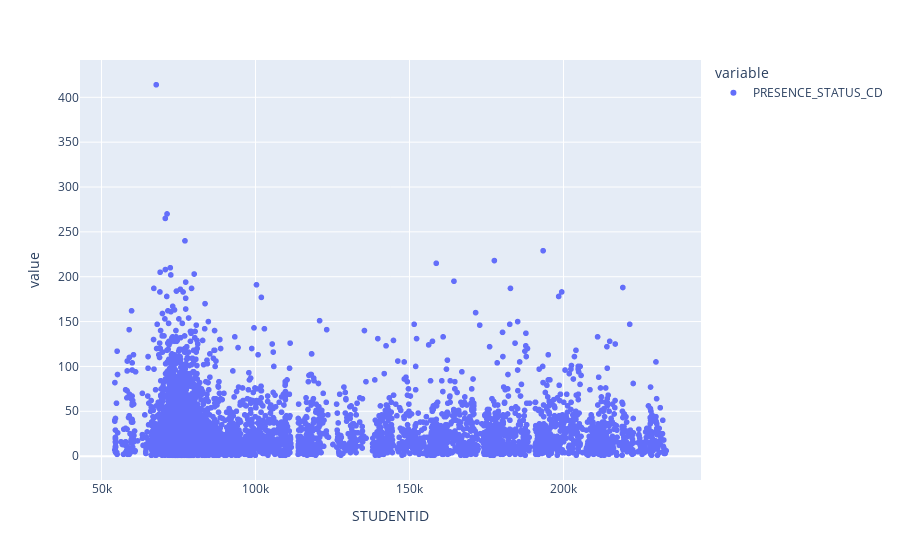

Notebook cell for this chart:
### Code cell
df_grade_2019_12_Absent.groupby("STUDENTID").count()[
    "PRESENCE_STATUS_CD"
].sort_values()[::-1].plot(kind="scatter")

### Figure 1 — Plotly figure (JSON) as saved in the notebook; plotly's stock layout.template omitted (floating-point values rounded to 4 significant figures; data arrays with more than 128 entries replaced by an {"elided": "..."} marker saying what was removed)
{"data": [{"hovertemplate": "variable=PRESENCE_STATUS_CD<br>STUDENTID=%{x}<br>value=%{y}<extra></extra>", "legendgroup": "PRESENCE_STATUS_CD", "marker": {"color": "#636efa", "symbol": "circle"}, "mode": "markers", "name": "PRESENCE_STATUS_CD", "showlegend": true, "type": "scattergl", "x": {"elided": "6230 int values"}, "xaxis": "x", "y": {"elided": "6230 int values"}, "yaxis": "y"}], "layout": {"legend": {"title": {"text": "variable"}, "tracegroupgap": 0}, "margin": {"t": 60}, "xaxis": {"anchor": "y", "domain": [0, 1], "title": {"text": "STUDENTID"}}, "yaxis": {"anchor": "x", "domain": [0, 1], "title": {"text": "value"}}}}
